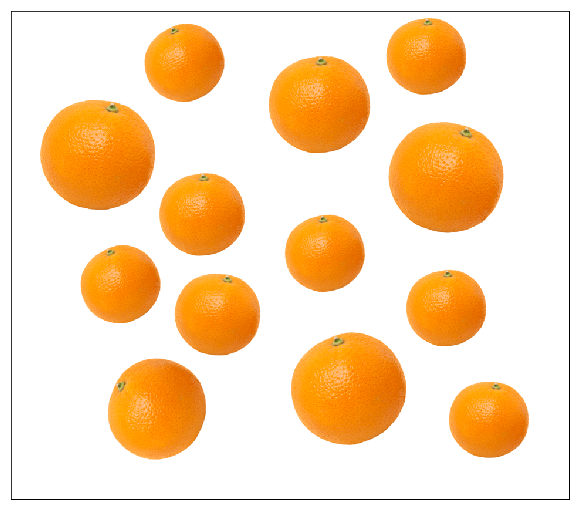
#> input picture OpenCV/Sample001/images/sample_1.png, 579 x 510 px
$ python main.py
#> lines starting #> are read from the running program, lines starting #| are printed output that depends on the picture; after the words box and inside, x2 and y2 are one past the last pixel; in counts of white or black regions, pixels touching at a corner belong together
# coding: utf-8

"""
1, numpy, opencvインストール
	pip install numpy
	pip install opencv-python
	pip install pillow
	pip install matplotlib
"""

import cv2
import numpy as np
import matplotlib.pyplot as plt
from PIL import Image

img_orig     = cv2.imread("./images/sample_1.png", cv2.IMREAD_GRAYSCALE)# グレースケール
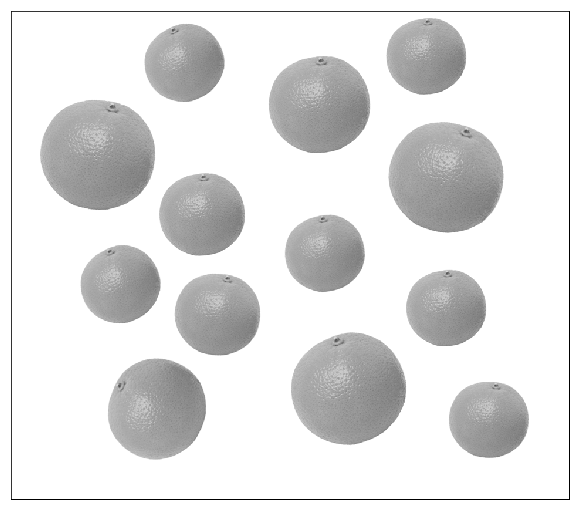
#> img_orig: shape (510, 579); min 0, max 255, mean 225.8
_, threshold = cv2.threshold(img_orig, 240, 255, cv2.THRESH_BINARY)# 閾値を設定
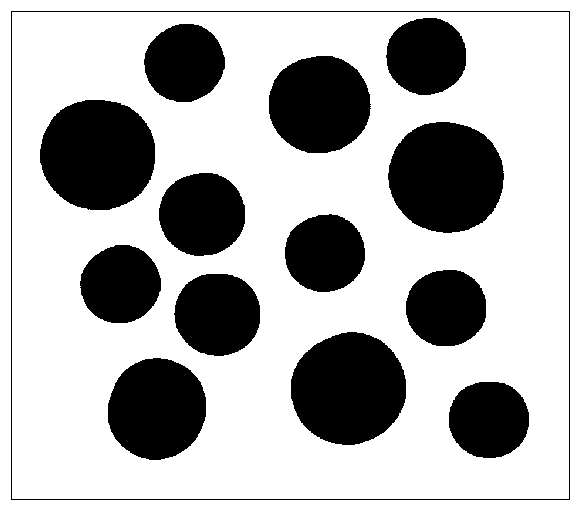
#> threshold: shape (510, 579); 69.9% white; 14 black regions
contours, _  = cv2.findContours(threshold, cv2.RETR_TREE, cv2.CHAIN_APPROX_SIMPLE)# 輪郭を抽出
#> contours = 16 contours; largest, box (x1, y1, x2, y2) and area: (0, 0, 579, 510) 294202, (10, 10, 571, 501) 274398, (12, 12, 569, 499) 270216, (290, 331, 407, 446) 10300, (387, 121, 505, 234) 10297
font = cv2.FONT_HERSHEY_DUPLEX# フォントを指定

for cnt in contours:
	approx = cv2.approxPolyDP(cnt, 0.01*cv2.arcLength(cnt, True), True)
	cv2.drawContours(img_orig, [approx], 0, (0), 2)
	x = approx.ravel()[0]
	y = approx.ravel()[1]
	if len(approx) > 10:
		cv2.putText(img_orig, "circle", (x, y), font, 1, (0))
#> this loop made 16 passes
#> (x, y) on passes 4 to 15: (467, 385), (153, 357), (347, 331), (188, 281), (432, 271), (115, 244), (337, 214), (193, 173), (417, 126), (77, 101), (332, 55), (179, 23)
#> (approx, x, y) on passes 1 to 3: ([[0, 0], [0, 509], [578, 509], [578, 0]], 0, 0), ([[10, 11], [569, 10], [570, 499], [11, 500]], 10, 11), ([[12, 12], [12, 498], [568, 498], [568, 12]], 12, 12)
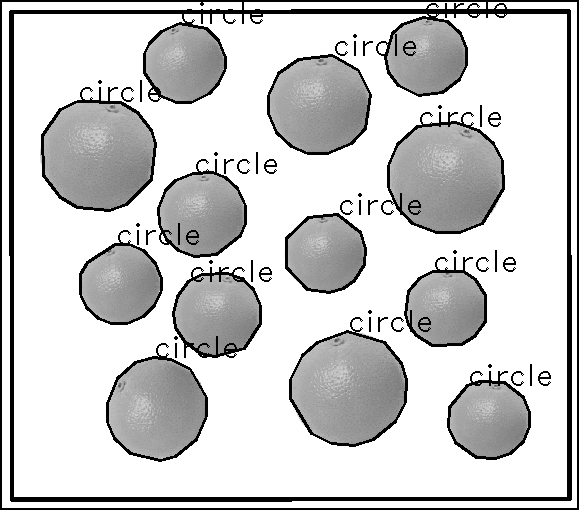
#> img_orig: shape (510, 579); 9.39% of pixels changed, all inside (x1, y1, x2, y2) = (0, 0, 579, 510)

cv2.imwrite("./images/result.png", img_orig)# 画像を出力

$ run again, with OpenCV/Sample001/images/sample_3.png copied over OpenCV/Sample001/images/sample_1.png
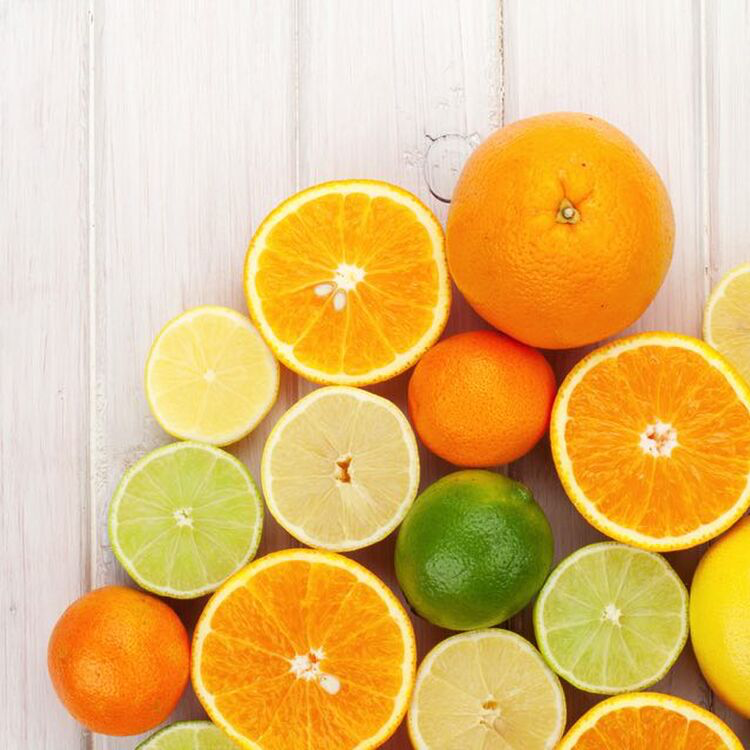
#> input picture OpenCV/Sample001/images/sample_3.png, 750 x 750 px
#> `_, threshold = cv2.threshold(img_orig, 240, 255, cv2.THRESH_BINARY)# 閾..`:
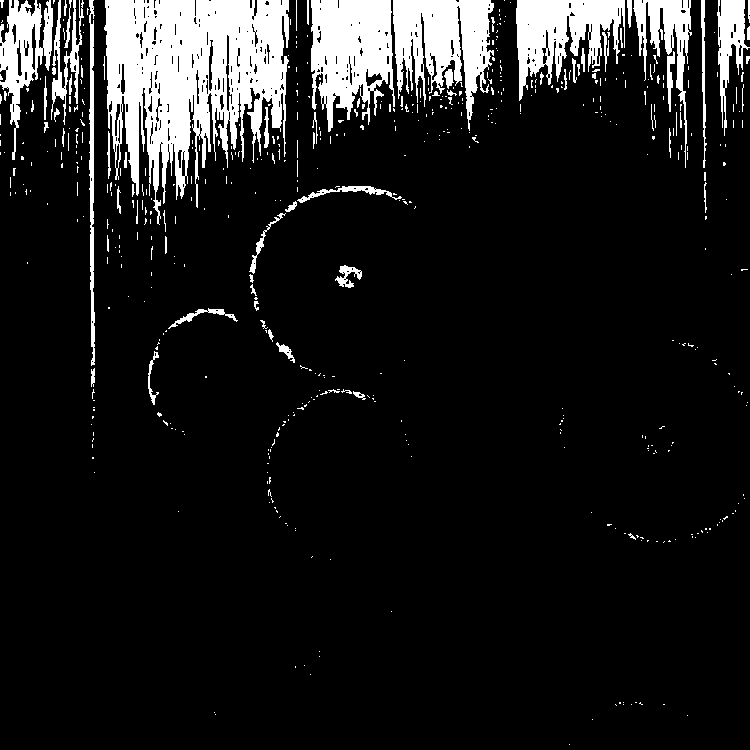
#> threshold: shape (750, 750); 11% white; 563 white regions (484 under 20 px)
#> contours = 857 contours, 745 with area under 20; largest, box (x1, y1, x2, y2) and area: (104, 0, 289, 225) 24224, (311, 0, 395, 132) 7602, (393, 0, 494, 131) 6820, (516, 0, 625, 101) 5558, (0, 0, 53, 160) 3388
#> the loop `for cnt in contours:` made 857 passes
#> (x, y) on passes 1 to 3: (569, 744), (592, 719), (687, 715)
#> after the loop `for cnt in contours:`:
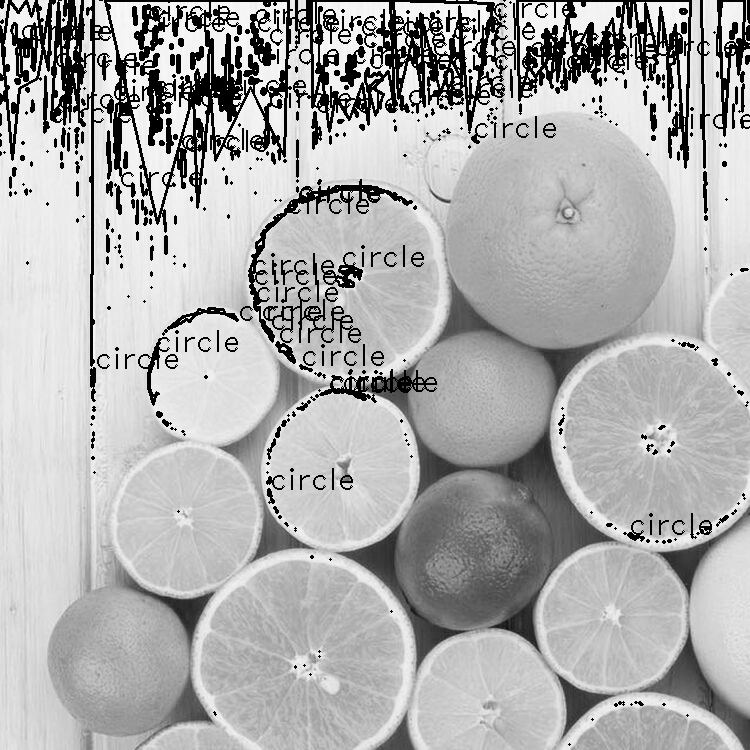
#> img_orig: shape (750, 750); min 0, max 253, mean 174.4
